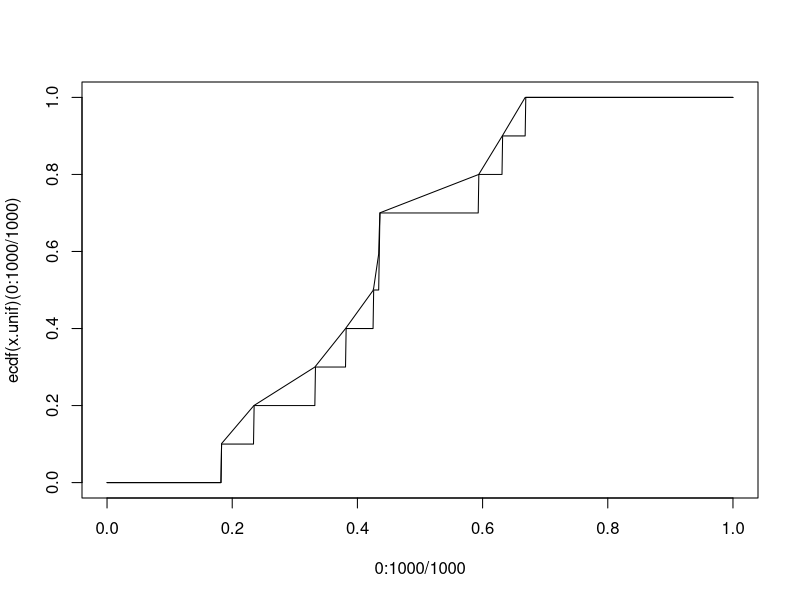
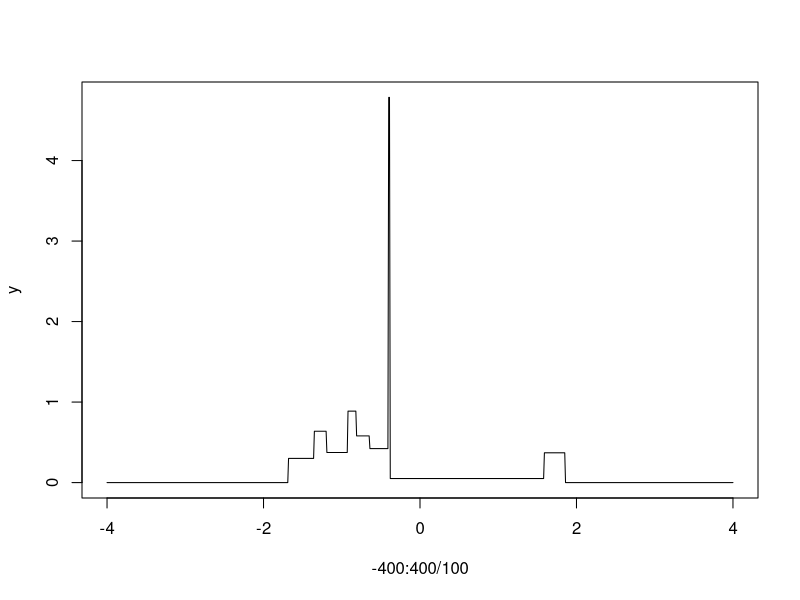
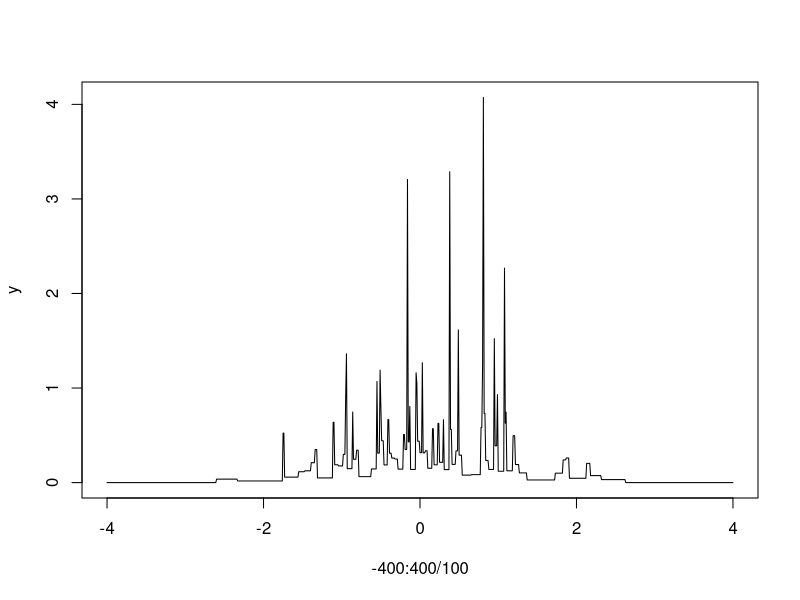

The R script that drew these images, in order:

x.unif <- runif(10)
plot(0:1000/1000, ecdf(x.unif)(0:1000/1000), type="l")


QuantilePiecewiseLinear <- function(x, .data) {
  n.less <- sum(.data < x)
  if(0 == n.less) return(0)
  
  n <- length(.data)
  if(n == n.less) return(1)
  
  sorted.data <- sort(.data)
  lower <- sorted.data[n.less]
  upper <- sorted.data[n.less + 1]
  q.lower <- n.less / n
  q.upper <- (n.less+1) / n
  return(q.lower + (q.upper-q.lower)/(upper-lower) * (x-lower))
}
y <- sapply(0:1000/1000, function(this.x) QuantilePiecewiseLinear(this.x, x.unif))
lines(0:1000/1000, y)

QuantileDensityPiecewiseLinear <- function(x, .data) {
  n.less <- sum(.data < x)
  if(0 == n.less) return(0)
  
  n <- length(.data)
  if(n == n.less) return(0)
  
  sorted.data <- sort(.data)
  lower <- sorted.data[n.less]
  upper <- sorted.data[n.less + 1]
  q.lower <- n.less / n
  q.upper <- (n.less+1) / n
  return((q.upper-q.lower)/(upper-lower))
}
x.norm <- rnorm(10)
y <- sapply(-400:400/100, function(this.x) QuantileDensityPiecewiseLinear(this.x, x.norm))
plot(-400:400/100, y, type="l")

x.norm <- rnorm(100)
y <- sapply(-400:400/100, function(this.x) QuantileDensityPiecewiseLinear(this.x, x.norm))
plot(-400:400/100, y, type="l")

